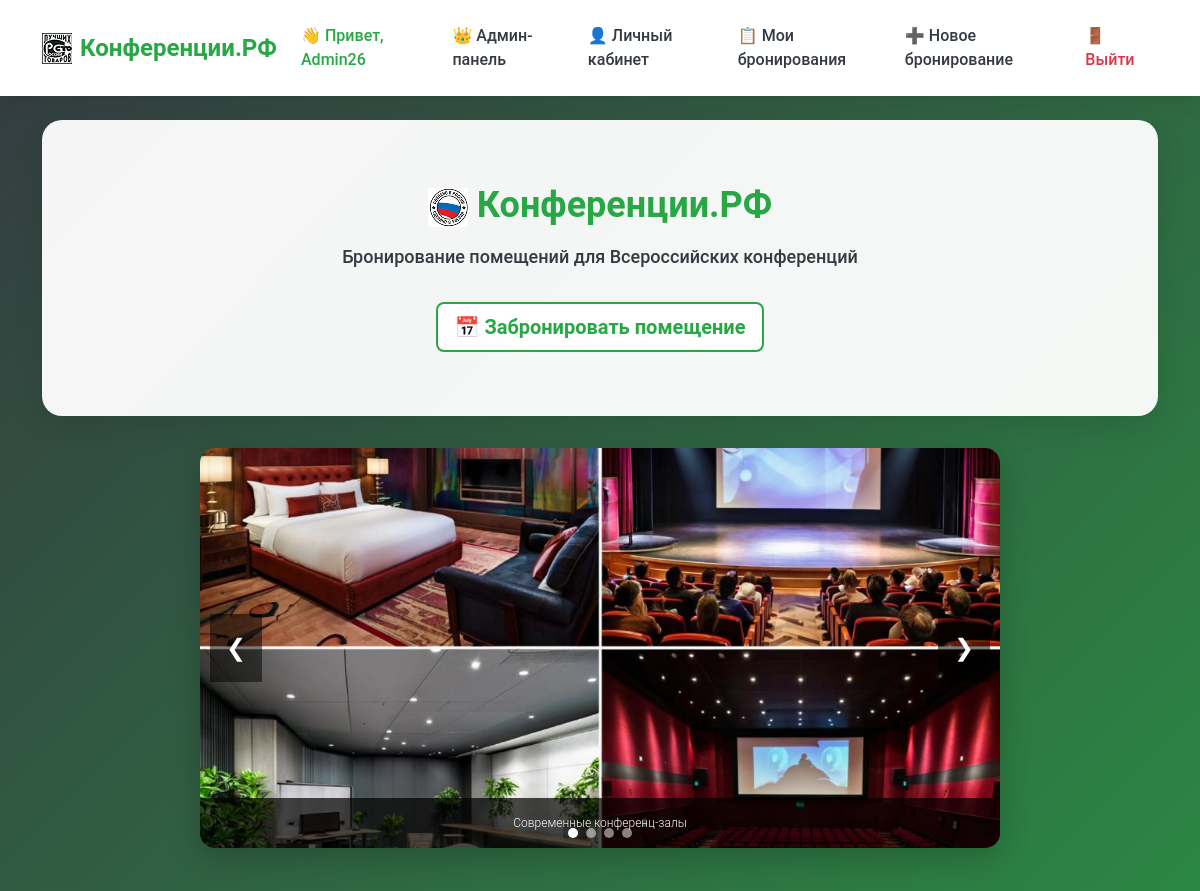
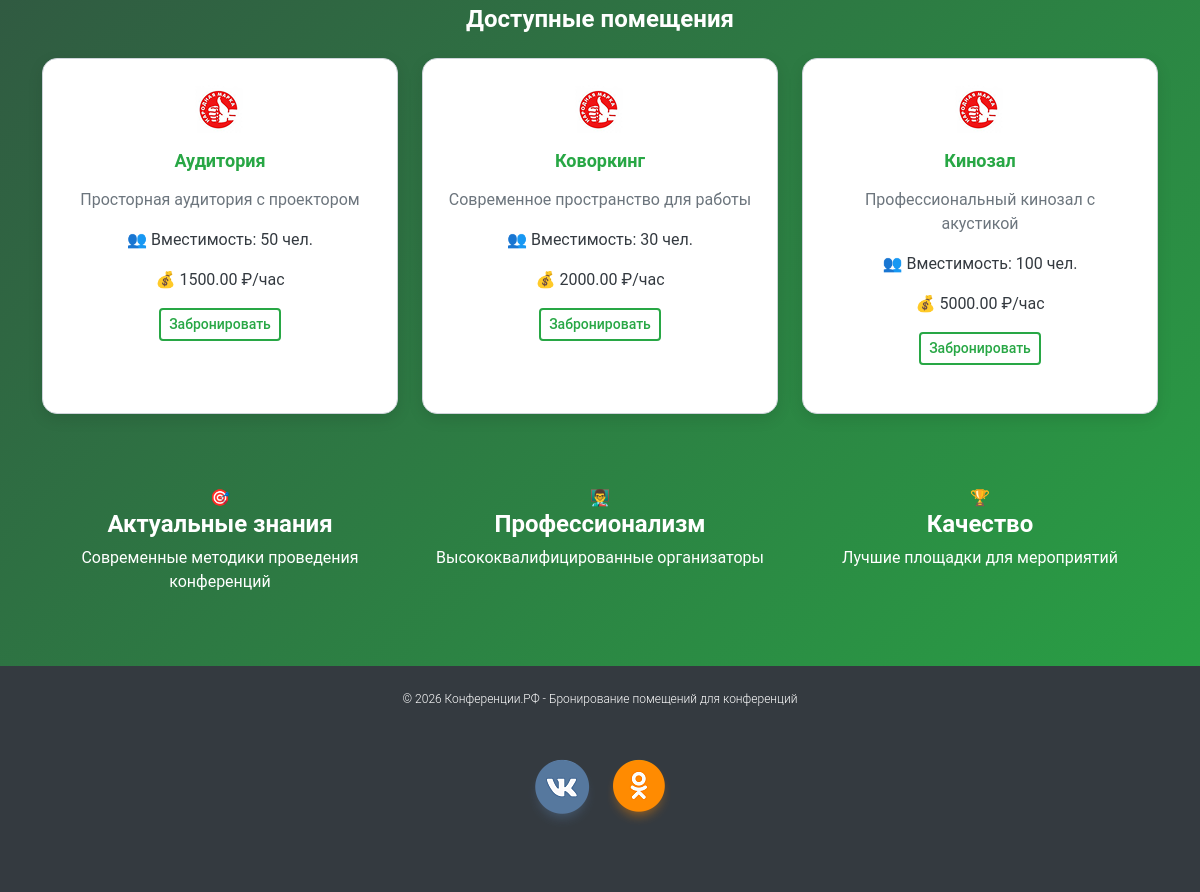
The app's page / (signed in) with its own data (2 pictures, top to bottom).
### proekt/models.py (models this page shows, shortened)
class Hall(models.Model):
    HALL_CHOICES = [
        ('Аудитория', 'Аудитория'),
        ('Коворкинг', 'Коворкинг'),
        ('Кинозал', 'Кинозал'),
    ]
    name = models.CharField(max_length=50, choices=HALL_CHOICES, unique=True)
    capacity = models.IntegerField(verbose_name='Вместимость')
    description = models.TextField(blank=True)
    price_per_hour = models.DecimalField(max_digits=10, decimal_places=2, default=0)

### proekt/views.py (the view, shortened to what this page needs)
# urls.py: path('', views.index_view , name='index'),
@login_required
def index_view(request):
    halls = Hall.objects.all()
    return render(request, 'index.html', {'halls': halls})

### templates/index.html (shortened to what this page needs)
{% extends 'base.html' %}
{% load static %}
{% block content %}
<div class="hero-section fade-in">
    <h1><img src="{% static 'media/quality_icon5.png' %}" alt=""> Конференции.РФ</h1>
    <p class="lead">Бронирование помещений для Всероссийских конференций</p>
    {% if user.is_authenticated %}
        <a href="{% url 'create_booking' %}" class="btn btn-light btn-lg pulse">📅 Забронировать помещение</a>
    {% else %}
        <a href="{% url 'register' %}" class="btn btn-light btn-lg pulse">🚀 Начать работу</a>
    {% endif %}
</div>
<div class="slider-container fade-in-up">
    <div class="slider" id="mainSlider">
        <div class="slide active">
            <div class="slide-caption">Современные конференц-залы</div>
        </div>
    </div>
    <button class="slider-btn prev" id="sliderPrev">❮</button>
    <button class="slider-btn next" id="sliderNext">❯</button>
    <div class="slider-dots" id="sliderDots"></div>
</div>
<div class="halls-section my-5">
    <h2 class="text-center text-white mb-4 fade-in-up">Доступные помещения</h2>
    <div class="row">
        {% for hall in halls %}
            <div class="col-md-4 fade-in-up">
                <div class="hall-card">
                    <div class="text-center mb-3"><img src="{% static 'media/quality_icon8.png' %}" alt=""></div>
                    <h3 class="text-center">{{ hall.name }}</h3>
                    <p class="text-muted text-center">{{ hall.description|default:"Помещение для конференций" }}</p>
                    <p class="text-center">👥 Вместимость: {{ hall.capacity }} чел.</p>
                    <p class="text-center">💰 {{ hall.price_per_hour }} ₽/час</p>
                    <div class="text-center">
                        {% if user.is_authenticated %}
                            <a href="{% url 'create_booking' %}" class="btn btn-outline-primary btn-sm">Забронировать</a>
                        {% else %}
                            <a href="{% url 'register' %}" class="btn btn-outline-primary btn-sm">Зарегистрироваться</a>
                        {% endif %}
                    </div>
                </div>
            </div>
        {% endfor %}
    </div>
</div>
<div class="row mt-5 pt-4 fade-in-up">
    <div class="col-md-4 text-center">
        <div class="feature-card">
            <div class="feature-icon">🎯</div>
            <h4 class="text-white">Актуальные знания</h4>
            <p class="text-white">Современные методики проведения конференций</p>
        </div>
    </div>
    <div class="col-md-4 text-center">
        <div class="feature-card">
            <div class="feature-icon">👨‍🏫</div>
            <h4 class="text-white">Профессионализм</h4>
            <p class="text-white">Высококвалифицированные организаторы</p>
        </div>
    </div>
    <div class="col-md-4 text-center">
        <div class="feature-card">
            <div class="feature-icon">🏆</div>
            <h4 class="text-white">Качество</h4>
            <p class="text-white">Лучшие площадки для мероприятий</p>
        </div>
    </div>
</div>
{% endblock %}

### templates/base.html (shortened to what this page needs)
<!DOCTYPE html>
<html lang="ru">
<head>
     {% load django_bootstrap5 %}
     {% bootstrap_css %}
    {% load static %}
    <link rel="stylesheet" href="{% static 'style/style.css' %}">
</head>
<body>
    <nav class="navbar navbar-expand-lg">
        <div class="container">
            <a class="navbar-brand" href="{% url 'index' %}">
                <img src="{% static 'media/quality_icon10.png' %}" alt="">
                <span class="brand-text">Конференции.РФ</span>
            </a>
            <div class="collapse navbar-collapse" id="navbarNav">
                <ul class="navbar-nav ms-auto">
                    {% if user.is_authenticated %}
                        <li class="nav-item"><span class="nav-link user-greeting">👋 Привет, {{ user.username }}</span></li>
                        {% if user.is_superuser or user.username == 'Admin26' %}
                            <li class="nav-item"><a class="nav-link" href="/admin/">👑 Админ-панель</a></li>
                        {% endif %}
                        <li class="nav-item"><a class="nav-link" href="{% url 'profile' %}">👤 Личный кабинет</a></li>
                        <li class="nav-item"><a class="nav-link" href="{% url 'bookings' %}">📋 Мои бронирования</a></li>
                        <li class="nav-item"><a class="nav-link" href="{% url 'create_booking' %}">➕ Новое бронирование</a></li>
                        <li class="nav-item"><a class="nav-link logout-btn" href="{% url 'logout' %}">🚪 Выйти</a></li>
                    {% else %}
                        <li class="nav-item"><a class="nav-link" href="{% url 'login' %}">🔐 Вход</a></li>
                        <li class="nav-item"><a class="nav-link" href="{% url 'register' %}">📝 Регистрация</a></li>
                    {% endif %}
                </ul>
            </div>
        </div>
    </nav>
    <main class="container my-4">
        {% block content %}{% endblock %}
    </main>
    <footer>
        <div class="container">
            <p>&copy; 2026 Конференции.РФ - Бронирование помещений для конференций</p>
            <img src="{% static 'media/soc.png' %}" alt="социальные сети">
        </div>
    </footer>
</body>
</html>

### static/style/style.css (style rules this page uses)
* { margin: 0; padding: 0; box-sizing: border-box; }
body { font-family: 'Roboto', sans-serif; background: linear-gradient(135deg, #343A40 0%, #28A745 100%); min-height: 100vh; font-size: 16px; font-weight: 400; color: #343A40; line-height: 1.5; }
.navbar { background: #FFFFFF !important; box-shadow: 0 2px 20px rgba(0,0,0,0.1); padding: 1rem 0; }
.navbar-brand { display: flex; align-items: center; gap: 0.5rem; font-size: 1.5rem; font-weight: 700; color: #28A745 !important; text-decoration: none; transition: transform 0.3s; }
.brand-text { font-weight: 700; }
.nav-link { color: #343A40 !important; font-weight: 500; transition: color 0.3s; padding: 0.5rem 1rem; border-radius: 8px; }
.user-greeting { color: #28A745 !important; font-weight: 500; }
.logout-btn { color: #dc3545 !important; }
.hero-section { text-align: center; padding: 4rem 2rem; background: rgba(255,255,255,0.95); border-radius: 20px; margin-bottom: 2rem; box-shadow: 0 10px 30px rgba(0,0,0,0.1); }
.hero-section h1 { font-size: 36px; font-weight: 700; color: #28A745; margin-bottom: 1rem; animation: fadeInUp 0.6s ease; }
.hero-section .lead { font-size: 18px; font-weight: 500; color: #343A40; margin-bottom: 2rem; }
h1 { font-size: 36px; font-weight: 700; color: #28A745; }
h2 { font-size: 24px; font-weight: 600; color: #343A40; }
h3, h4, h5, h6 { font-weight: 600; }
.hall-card { background: #FFFFFF; border-radius: 15px; padding: 1.5rem; margin-bottom: 1.5rem; box-shadow: 0 5px 15px rgba(0,0,0,0.1); transition: transform 0.3s, box-shadow 0.3s; height: 100%; border: 1px solid #CED4DA; }
.hall-card h3 { font-size: 18px; font-weight: 600; color: #28A745; margin: 1rem 0; }
.hall-card p { font-size: 16px; font-weight: 400; color: #343A40; }
.btn-outline-primary { border: 2px solid #28A745 !important; color: #28A745 !important; background: transparent; font-weight: 500; }
.btn-light { background: #FFFFFF !important; color: #28A745 !important; border: 2px solid #28A745 !important; font-weight: 700; }
footer { background: #343A40; color: #FFFFFF; text-align: center; padding: 2rem; margin-top: 3rem; }
footer p { font-size: 12px; font-weight: 300; margin: 0; }
.slider-container { position: relative; max-width: 800px; margin: 2rem auto; border-radius: 15px; overflow: hidden; box-shadow: 0 10px 30px rgba(0,0,0,0.2); }
.slider { position: relative; height: 400px; }
.slide { position: absolute; width: 100%; height: 100%; opacity: 0; transition: opacity 0.5s ease; }
.slide.active { opacity: 1; }
.slide-caption { position: absolute; bottom: 0; left: 0; right: 0; background: rgba(0,0,0,0.7); color: white; padding: 1rem; text-align: center; font-size: 12px; font-weight: 300; }
.slider-btn { position: absolute; top: 50%; transform: translateY(-50%); background: rgba(0,0,0,0.5); color: white; border: none; padding: 1rem; cursor: pointer; font-size: 1.5rem; transition: background 0.3s; }
.prev { left: 10px; }
.next { right: 10px; }
.slider-dots { position: absolute; bottom: 10px; left: 50%; transform: translateX(-50%); display: flex; gap: 0.5rem; }
.fade-in { animation: fadeIn 0.6s ease; }
.fade-in-up { animation: fadeInUp 0.6s ease; }
.pulse { animation: pulse 2s infinite; }
.text-muted { color: #6c757d !important; font-size: 12px; font-weight: 300; }
html, body { height: 100%; margin: 0; padding: 0; }
body { display: flex; flex-direction: column; min-height: 100vh; }
main { flex: 1 0 auto; }
footer { flex-shrink: 0; background: #343A40; color: #FFFFFF; text-align: center; padding: 1.5rem; margin-top: 2rem; }
.text-muted { font-size: 11px; margin-top: 0.25rem; display: block; }

### records on screen
Hall: name "Аудитория", description "Просторная аудитория с проектором", capacity "50", price_per_hour "1500.00"
Hall: name "Коворкинг", description "Современное пространство для работы", capacity "30", price_per_hour "2000.00"
Hall: name "Кинозал", description "Профессиональный кинозал с акустикой", capacity "100", price_per_hour "5000.00"

### other values on screen
{{ user.username }} "Admin26"
